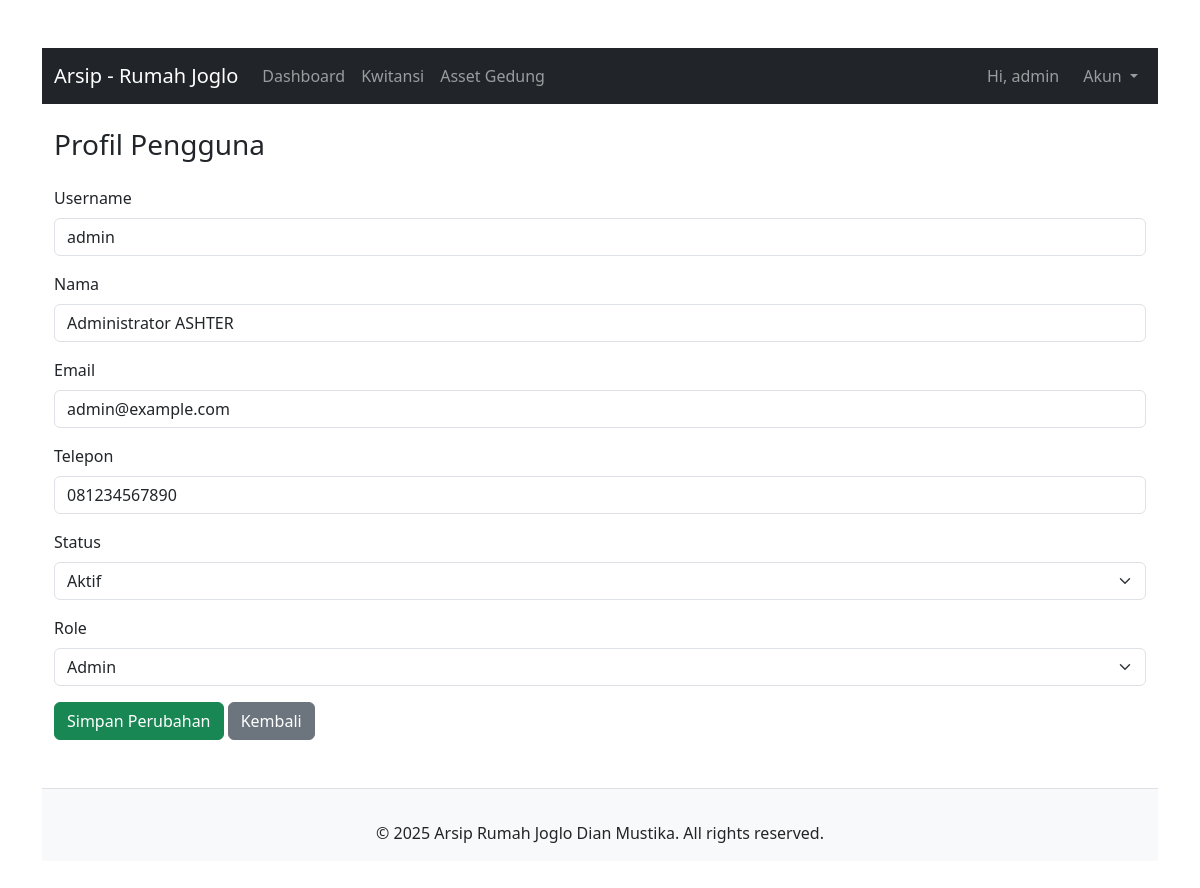
The app's page /profile.php (signed in) with its own data.
### tables this page shows
CREATE TABLE `users` (
  `id` int NOT NULL AUTO_INCREMENT,
  `username` varchar(50) NOT NULL,
  `password` varchar(255) NOT NULL,
  `nama` varchar(100) NOT NULL,
  `email` varchar(100) DEFAULT NULL,
  `telp` varchar(20) DEFAULT NULL,
  `status` enum('aktif','nonaktif') DEFAULT 'aktif',
  `role` enum('admin','staff','user') DEFAULT 'user',
  PRIMARY KEY (`id`),
  UNIQUE KEY `username` (`username`)
);

### profile.php (the view, shortened to what this page needs)
<?php
include 'db.php';
include 'header.php';
$username = $_SESSION['username'];
$stmt = $koneksi->prepare("SELECT * FROM users WHERE username = ?");
$stmt->bind_param("s", $username);
$stmt->execute();
$user = $stmt->get_result()->fetch_assoc();
?>
<!DOCTYPE html>
<html>
<head>
    <link href="https://cdn.jsdelivr.net/npm/bootstrap@5.3.0/dist/css/bootstrap.min.css" rel="stylesheet">
</head>
<body class="container py-5">
    <h3 class="mb-4">Profil Pengguna</h3>
    <form method="POST">
        <div class="mb-3">
            <label class="form-label">Username</label>
            <input type="text" class="form-control" value="<?= htmlspecialchars($user['username']) ?>" readonly>
        </div>
        <div class="mb-3">
            <label class="form-label">Nama</label>
            <input type="text" name="nama" class="form-control" value="<?= htmlspecialchars($user['nama']) ?>" required>
        </div>
        <div class="mb-3">
            <label class="form-label">Email</label>
            <input type="email" name="email" class="form-control" value="<?= htmlspecialchars($user['email']) ?>">
        </div>
        <div class="mb-3">
            <label class="form-label">Telepon</label>
            <input type="text" name="telp" class="form-control" value="<?= htmlspecialchars($user['telp']) ?>">
        </div>
        <div class="mb-3">
            <label class="form-label">Status</label>
            <select name="status" class="form-select">
                <option value="aktif" <?= $user['status'] === 'aktif' ? 'selected' : '' ?>>Aktif</option>
            </select>
        </div>
        <div class="mb-3">
            <label class="form-label">Role</label>
            <select name="role" class="form-select">
                <option value="admin" <?= $user['role'] === 'admin' ? 'selected' : '' ?>>Admin</option>
            </select>
        </div>
        <button class="btn btn-success">Simpan Perubahan</button>
        <a href="index.php" class="btn btn-secondary">Kembali</a>
    </form>
</body>
</html>
<?php include 'footer.php'; ?>

### records on screen
users: username "admin", nama "Administrator ASHTER", email "admin@example.com", telp "081234567890", status "Aktif", role "Admin"

### other values on screen
$_SESSION['username'] "admin"
